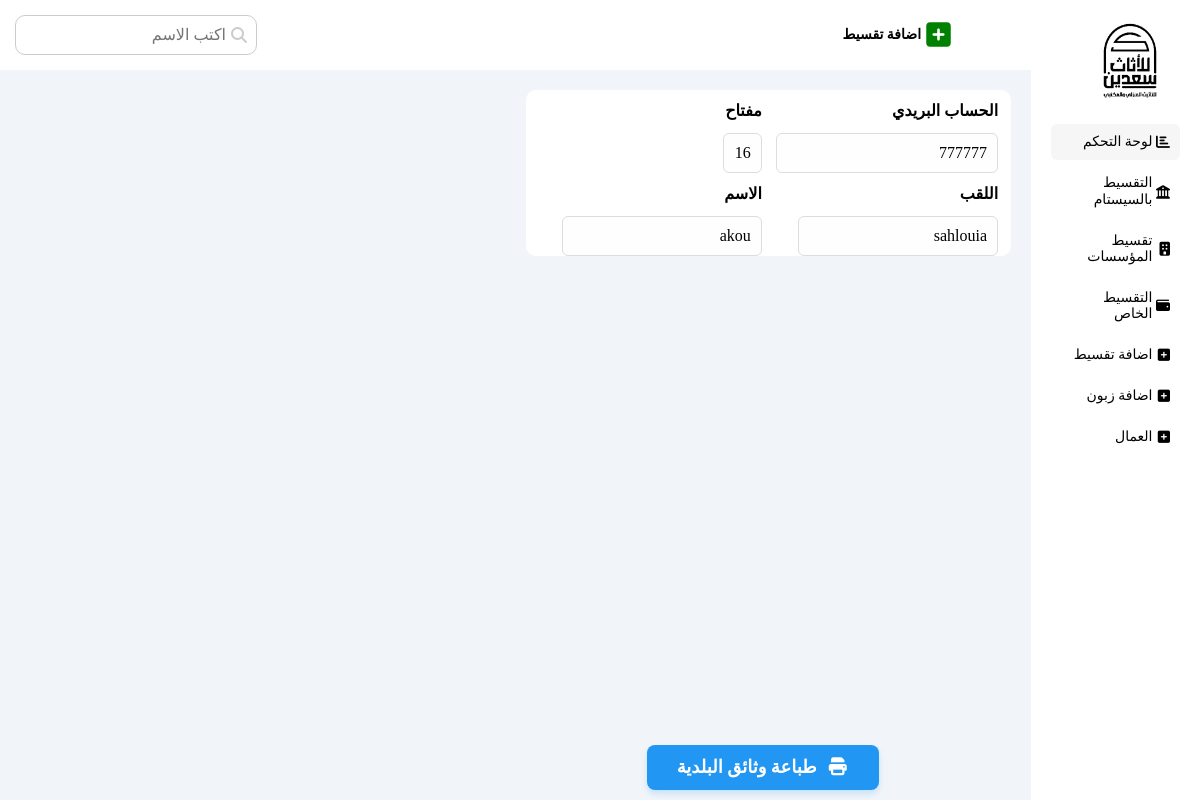
Screenshot of /update/44/ with the database file from the repository.
### addnew/models.py (models this page shows, shortened)
class addclients(models.Model):
    name = models.CharField(max_length=30)
    lastname = models.CharField(max_length=30)
    ccp = models.IntegerField(max_length=30)
    cle = models.IntegerField(max_length=30)

### addnew/views.py (the view, shortened to what this page needs)
# urls.py: path("update/<int:id>/", views.update, name="update"),
def update(request, id):
    client = get_object_or_404(addclients, id=id)
    return render(request, "pages/update.html", {"client": client})

### templates/pages/update.html (shortened to what this page needs)
{% extends "base.html" %}
{% load static %}
{%   block content   %}
<div class="wrapper d-grid gap-20 mt-20">
  <div class="formadd bg-white rad-10 text-c-mobile block-mobile">
    <form class="">
      <div class="pf-20 d-fform">
        <label for="ccp" class="w-50">الحساب البريدي</label>
        <label for="cle" class="w-50"> مفتاح</label>
      </div>
      <div class="d-fform pf-20">
        <input id="ccp" type="number" name="ccp" class="" value="{{ client.ccp}}" />
        <div class="cld w-50">
          <input id="cle" type="number" name="cle" class="w-30" value="{{ client.cle}}"/>
        </div>
      </div>
      <div class="d-fform pf-20">
        <label for="first_name" class="w-50">اللقب</label>
        <label for="first_name" class="w-50">الاسم</label>
      </div>
      <div class="d-fform pf-20">
        <input type="text" id="firstName" name="first_name" class="w-200"  value="{{ client.name }}"/>
        <div class="w-50">
          <input type="text" id="lastName" name="last_name" class="w-200"  value="{{ client.lastname }}"/>
        </div>
      </div>
    </form>
  </div>
</div>
<div class="botoni p-absolute">
  <button id="bobo" type="submit" class="btn-print">
    <i class="fa-solid fa-print"></i>طباعة وثائق البلدية
  </button>
</div>
{% endblock content %}

### takset/static/css/framwork.css (style rules this page uses)
.d-fform { display: flex; justify-content: space-between; }
.d-grid { display: grid; }
.gap-20 { gap: 20px; }
.pf-20 { padding: 12px 13px 0 0 ; }
.mt-20 { margin-top: 20px; }
.bg-white { background-color: white; }
.rad-10 { border-radius: 10px; }
.p-absolute { position: absolute; }
.w-50 { width: 50%; }
.w-30 { width: 39px; }
.w-200 { width: 200px; }

### takset/static/css/master.css (style rules this page uses)
* { -webkit-box-sizing: border-box; -moz-box-sizing: border-box; box-sizing: border-box; }
html { scroll-behavior: smooth; }
:root { --main-color: #2196f3; --main-color-alt: #1787e0; }
.wrapper { grid-template-columns: repeat(auto-fill , minmax(450px , 1fr)); margin-left: 20px; margin-right: 20px; }
form label { color: black; font-weight: bold; font-size: 16px; }
label { font-weight: bold; font-size: 30px; }
input[type="text"], input[type="number"], input[type="date"] { border: 1px solid #ddd; padding: 10px; border-radius: 6px; transition: all 0.3s ease; outline: none; background-color: #fefefe; }
.btn-print { background-color: #2196F3; color: white; padding: 12px 30px; border: none; border-radius: 8px; font-family: 'Cairo', sans-serif; font-size: 18px; font-weight: 600; cursor: pointer; display: flex; align-center: center; gap: 10px; transition: all 0.3s ease; box-shadow: 0 4px 6px rgba(33, 150, 243, 0.2); margin-top: 20px; width: fit-content; }
.botoni { bottom: 10px; right: 321px; }

### rows the page displays
addclients: ccp "777777", cle "16", first_name "sahlouia", last_name "akou"
